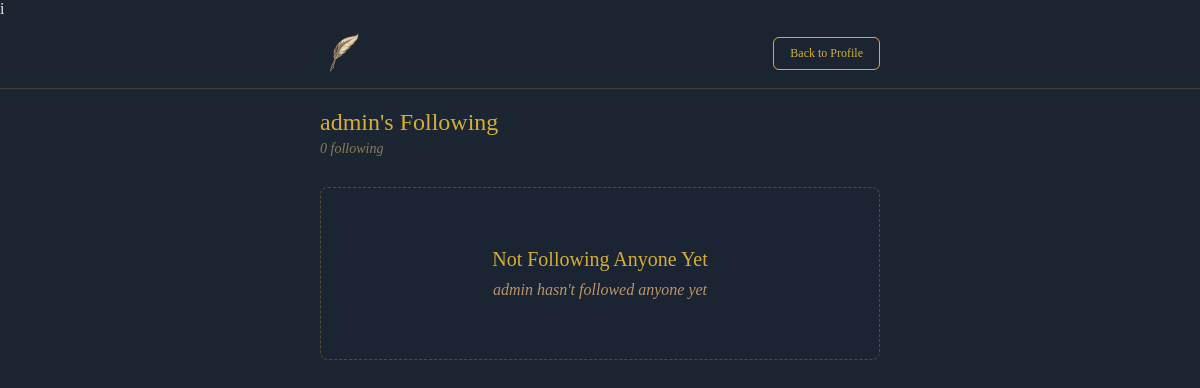
The page /user/16/following (signed in) on the database as committed earlier.
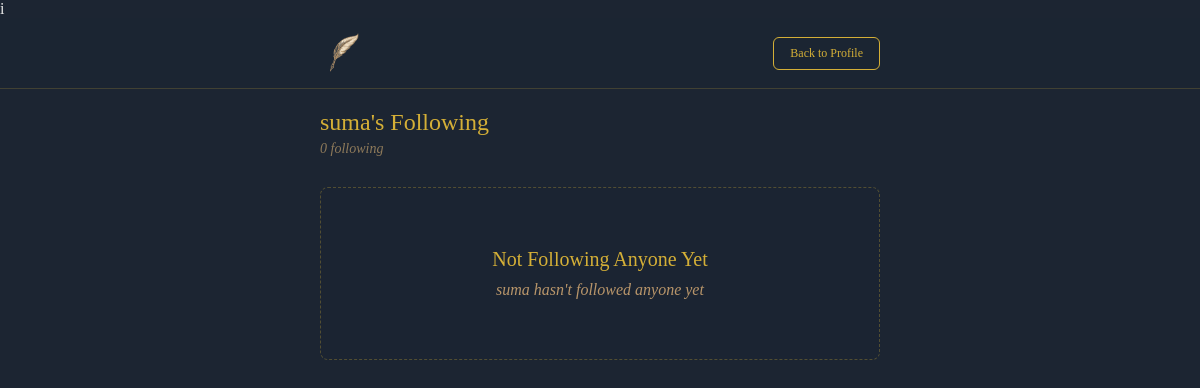
The same page on the database as committed later.
### models.py (models this page shows, shortened)
class User(UserMixin, db.Model):
    __tablename__ = 'users'
    id = db.Column(db.Integer, primary_key=True)
    username = db.Column(db.String(80), unique=True, nullable=False)
    email = db.Column(db.String(120), unique=True, nullable=False)
    password_hash = db.Column(db.String(255), nullable=False)
    age = db.Column(db.Integer, nullable=True)
    favorite_poet = db.Column(db.String(100), nullable=True)
    is_admin = db.Column(db.Boolean, default=False)
    has_seen_tutorial = db.Column(db.Boolean, default=False)
    subscription_tier = db.Column(db.String(20), default='free')  # free, plus, pro
    subscription_expires = db.Column(db.DateTime, nullable=True)
    created_at = db.Column(db.DateTime, default=datetime.utcnow)
    last_login = db.Column(db.DateTime, nullable=True)
    privacy_settings = db.Column(db.Text, nullable=True)  # Encrypted JSON
    is_banned = db.Column(db.Boolean, default=False)
    ban_reason = db.Column(db.String(500), nullable=True)
    failed_login_attempts = db.Column(db.Integer, default=0)
    account_locked_until = db.Column(db.DateTime, nullable=True)
    email_verified = db.Column(db.Boolean, default=False)
    two_factor_enabled = db.Column(db.Boolean, default=False)
    data_sharing_consent = db.Column(db.Boolean, default=False)
    poems = db.relationship('Poem', backref='author', lazy=True)
    comments = db.relationship('Comment', backref='author', lazy=True)
    saved_poems = db.relationship('SavedPoem', backref='user', lazy=True, cascade='all, delete-orphan')
    likes = db.relationship('Like', backref='user', lazy=True, cascade='all, delete-orphan')
    notifications = db.relationship('Notification', backref='user', lazy=True, cascade='all, delete-orphan')
    highlights = db.relationship('Highlight', backref='user', lazy=True, cascade='all, delete-orphan')
    following = db.relationship('Follow', foreign_keys='Follow.follower_id', backref='follower', lazy='dynamic', cascade='all, delete-orphan')
    followers = db.relationship('Follow', foreign_keys='Follow.followed_id', backref='followed', lazy='dynamic', cascade='all, delete-orphan')

### app.py (the view)
    @app.route('/user/<int:user_id>/following')
    @login_required
    def user_following(user_id):
        from models import Follow
        user = User.query.get_or_404(user_id)
        following_relationships = Follow.query.filter_by(follower_id=user_id).all()
        following = [User.query.get(f.followed_id) for f in following_relationships]
        current_user_following_ids = [f.followed_id for f in Follow.query.filter_by(follower_id=current_user.id).all()]
        return render_template('following.html', user=user, following=following,
                             current_user_following_ids=current_user_following_ids)

### templates/following.html (shortened to what this page needs)
i<!DOCTYPE html>
<html>
<head>
</head>
<body>
    <nav class="navbar">
        <div class="nav-container">
            <a href="/home" class="logo">
                <img src="{{ url_for('static', filename='images/logo.png') }}" alt="Poetry Vault" style="height: 40px; width: auto; vertical-align: middle;">
            </a>
            <a href="/user/{{ user.id }}" class="btn-back">Back to Profile</a>
        </div>
    </nav>
    <div class="container">
        <div class="header">
            <h1>{{ user.username }}'s Following</h1>
            <p>{{ following|length }} following</p>
        </div>
        {% if following %}
            {% for followed_user in following %}
            <div class="user-card">
                <a href="/user/{{ followed_user.id }}" style="display: flex; align-items: center; gap: 15px; flex: 1; text-decoration: none; color: inherit;">
                    <div class="avatar">{{ followed_user.username[0].upper() }}</div>
                    <div class="user-info">
                        <strong>{{ followed_user.username }}</strong>
                        <small>Muse: {{ followed_user.favorite_poet }}</small>
                    </div>
                </a>
                {% if user.id == current_user.id %}
                    <button class="follow-btn" id="follow-btn-{{ followed_user.id }}" onclick="unfollowUser({{ followed_user.id }})">
                        Unfollow
                    </button>
                {% elif followed_user.id != current_user.id %}
                    <button class="follow-btn {% if followed_user.id in current_user_following_ids %}following{% endif %}"
                            id="follow-btn-{{ followed_user.id }}"
                            onclick="toggleFollow({{ followed_user.id }})">
                        {% if followed_user.id in current_user_following_ids %}Unfollow{% else %}Follow{% endif %}
                    </button>
                {% endif %}
            </div>
            {% endfor %}
        {% else %}
            <div class="empty-state">
                <h3>Not Following Anyone Yet</h3>
                <p>{% if user.id == current_user.id %}Discover poets to follow!{% else %}{{ user.username }} hasn't followed anyone yet{% endif %}</p>
            </div>
        {% endif %}
    </div>
</body>
</html>

Rows that differ between the two databases and show on the page:
changed User: username "admin" → "suma"
